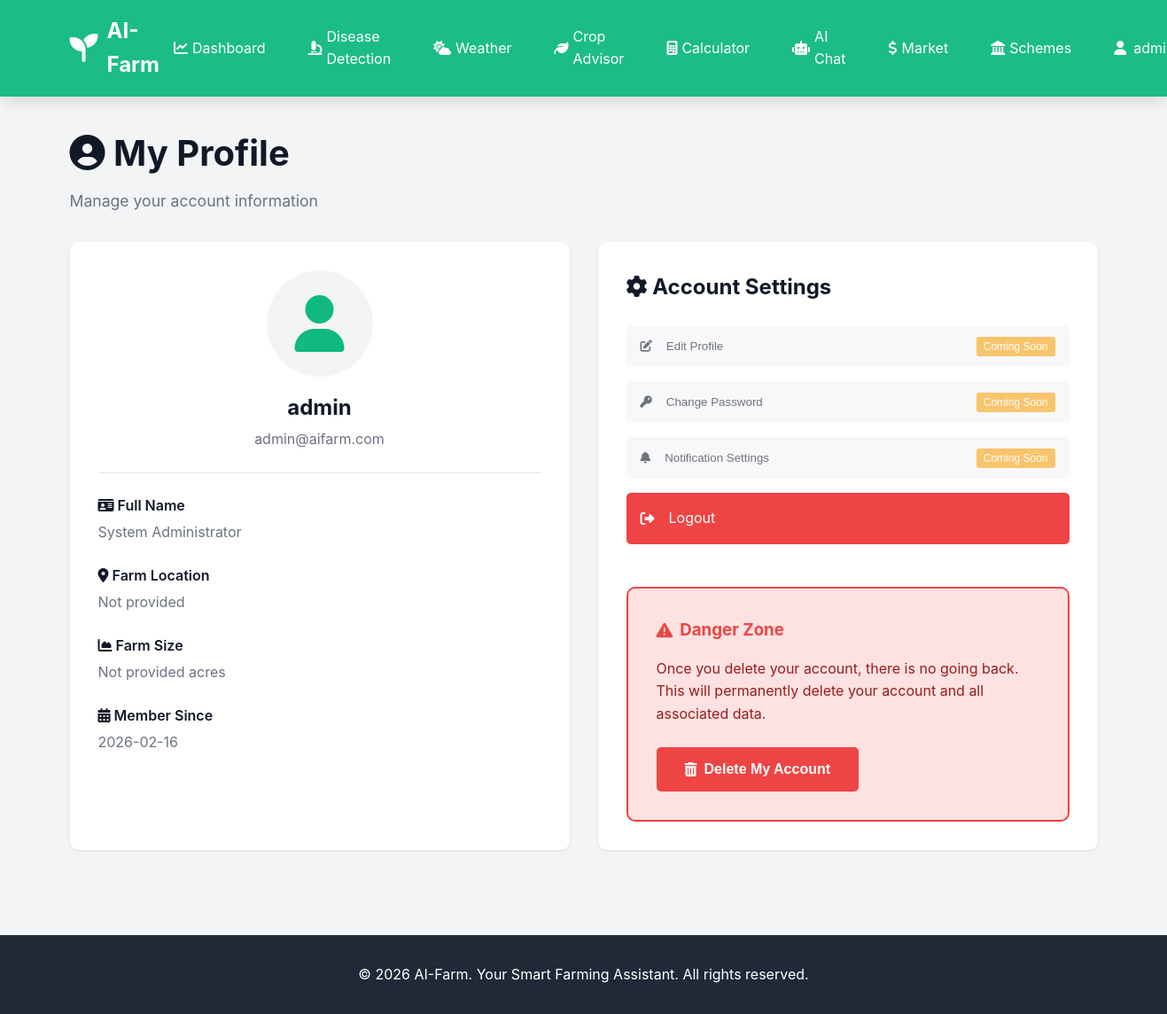
The page /profile (signed in) on the database as committed earlier.
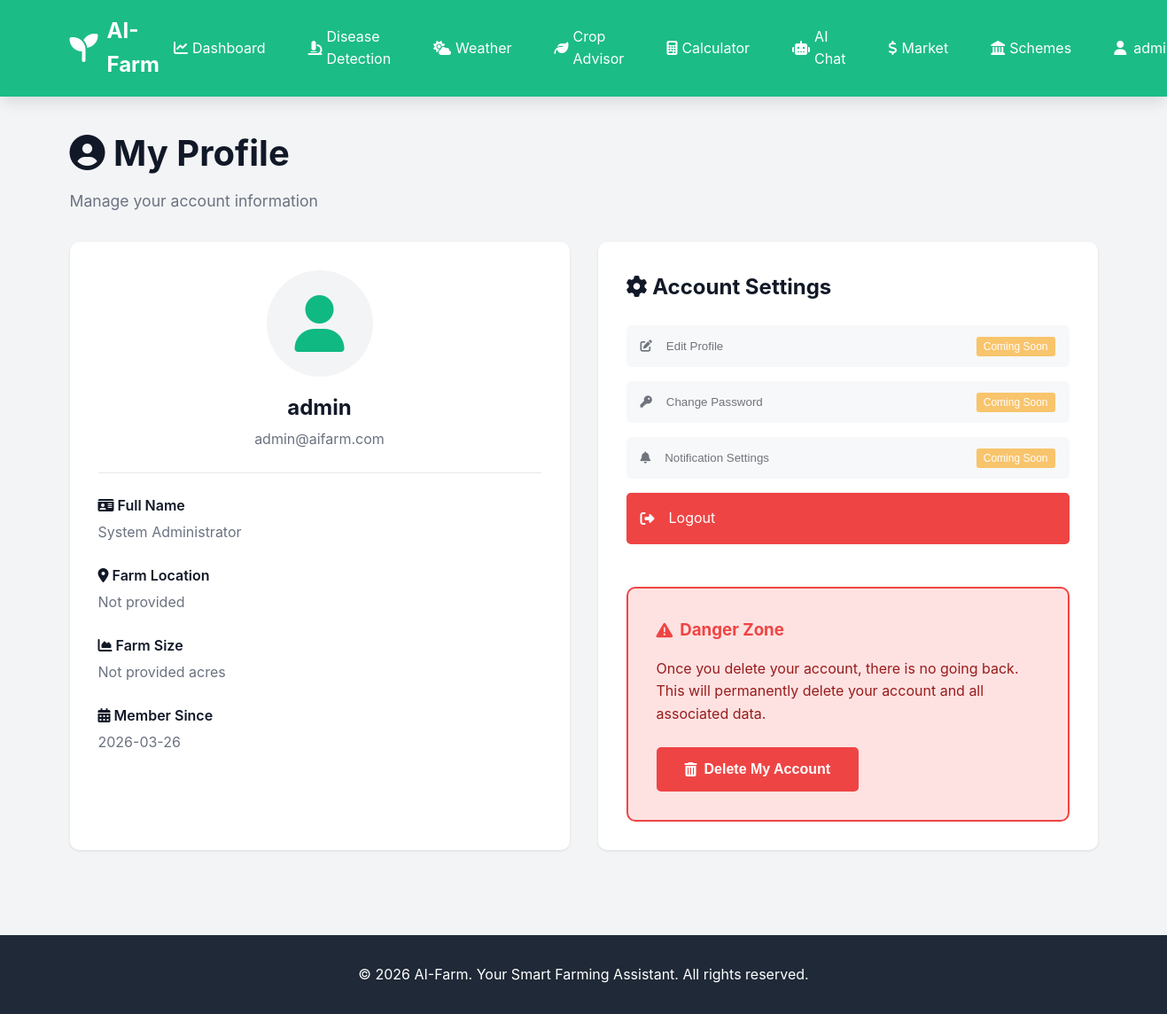
The same page on the database as committed later.
### tables this page shows
CREATE TABLE users
                 (id INTEGER PRIMARY KEY AUTOINCREMENT,
                  username TEXT UNIQUE NOT NULL,
                  email TEXT UNIQUE NOT NULL,
                  password TEXT NOT NULL,
                  full_name TEXT,
                  farm_location TEXT,
                  farm_size REAL,
                  is_admin INTEGER DEFAULT 0,
                  created_at TIMESTAMP DEFAULT CURRENT_TIMESTAMP);

### app.py (the view)
@app.route('/profile')
@login_required
def profile():
    conn = sqlite3.connect('aifarm.db')
    conn.row_factory = sqlite3.Row
    c = conn.cursor()
    c.execute('SELECT * FROM users WHERE id = ?', (session['user_id'],))
    user = c.fetchone()
    conn.close()
    return render_template('profile.html', user=user)

### app.py (called while the page is built)
def login_required(f):
    @wraps(f)
    def decorated_function(*args, **kwargs):
        if 'user_id' not in session:
            flash('Please log in to access this page.', 'warning')
            return redirect(url_for('login'))
        return f(*args, **kwargs)
    return decorated_function

### templates/profile.html (shortened to what this page needs)
{% extends "base.html" %}
{% block content %}
<div class="page-container">
    <div class="container">
        <div class="page-header">
            <h1><i class="fas fa-user-circle"></i> My Profile</h1>
            <p>Manage your account information</p>
        </div>
        <div class="profile-container">
            <div class="profile-card">
                <div class="profile-header">
                    <div class="profile-avatar">
                        <i class="fas fa-user fa-4x"></i>
                    </div>
                    <h2>{{ user.username }}</h2>
                    <p class="profile-email">{{ user.email }}</p>
                </div>
                <div class="profile-info">
                    <div class="info-group">
                        <label><i class="fas fa-id-card"></i> Full Name</label>
                        <p>{{ user.full_name or 'Not provided' }}</p>
                    </div>
                    <div class="info-group">
                        <label><i class="fas fa-map-marker-alt"></i> Farm Location</label>
                        <p>{{ user.farm_location or 'Not provided' }}</p>
                    </div>
                    <div class="info-group">
                        <label><i class="fas fa-chart-area"></i> Farm Size</label>
                        <p>{{ user.farm_size or 'Not provided' }} acres</p>
                    </div>
                    <div class="info-group">
                        <label><i class="fas fa-calendar-alt"></i> Member Since</label>
                        <p>{{ user.created_at[:10] }}</p>
                    </div>
                </div>
            </div>
            <div class="account-actions">
                <h2><i class="fas fa-cog"></i> Account Settings</h2>
                <div class="actions-list">
                    <button class="action-btn" disabled>
                        <i class="fas fa-edit"></i> Edit Profile
                        <span class="coming-soon">Coming Soon</span>
                    </button>
                    <button class="action-btn" disabled>
                        <i class="fas fa-key"></i> Change Password
                        <span class="coming-soon">Coming Soon</span>
                    </button>
                    <button class="action-btn" disabled>
                        <i class="fas fa-bell"></i> Notification Settings
                        <span class="coming-soon">Coming Soon</span>
                    </button>
                    <a href="{{ url_for('logout') }}" class="action-btn logout-btn">
                        <i class="fas fa-sign-out-alt"></i> Logout
                    </a>
                </div>
                <div class="danger-zone">
                    <h3><i class="fas fa-exclamation-triangle"></i> Danger Zone</h3>
                    <p>Once you delete your account, there is no going back. This will permanently delete your account and all associated data.</p>
                    <button onclick="confirmDeleteAccount()" class="btn-delete-account">
                        <i class="fas fa-trash-alt"></i> Delete My Account
                    </button>
                </div>
            </div>
        </div>
    </div>
</div>
{% endblock %}

### templates/base.html (shortened to what this page needs)
<!DOCTYPE html>
<html lang="en">
<head>
    <link rel="stylesheet" href="{{ url_for('static', filename='css/style.css') }}">
    <link rel="stylesheet" href="https://cdnjs.cloudflare.com/ajax/libs/font-awesome/6.4.0/css/all.min.css">
</head>
<body>
    <nav class="navbar">
        <div class="container">
            <div class="nav-brand">
                <i class="fas fa-seedling"></i>
                <span>AI-Farm</span>
            </div>
            {% if session.user_id %}
            <ul class="nav-menu">
                <li><a href="{{ url_for('dashboard') }}"><i class="fas fa-chart-line"></i> Dashboard</a></li>
                <li><a href="{{ url_for('disease_detection') }}"><i class="fas fa-microscope"></i> Disease Detection</a></li>
                <li><a href="{{ url_for('weather') }}"><i class="fas fa-cloud-sun"></i> Weather</a></li>
                <li><a href="{{ url_for('crop_recommendations') }}"><i class="fas fa-leaf"></i> Crop Advisor</a></li>
                <li><a href="{{ url_for('fertilizer_calculator') }}"><i class="fas fa-calculator"></i> Calculator</a></li>
                <li><a href="{{ url_for('chatbot') }}"><i class="fas fa-robot"></i> AI Chat</a></li>
                <li><a href="{{ url_for('market_prices') }}"><i class="fas fa-dollar-sign"></i> Market</a></li>
                <li><a href="{{ url_for('govt_schemes') }}"><i class="fas fa-landmark"></i> Schemes</a></li>
                <li class="dropdown">
                    <a href="#" class="dropbtn" onclick="toggleDropdown(event)">
                        <i class="fas fa-user"></i> {{ session.username }}
                    </a>
                </li>
            </ul>
            {% else %}
            <ul class="nav-menu">
                <li><a href="{{ url_for('index') }}">Home</a></li>
                <li><a href="{{ url_for('login') }}">Login</a></li>
                <li><a href="{{ url_for('register') }}">Register</a></li>
            </ul>
            {% endif %}
        </div>
    </nav>
    <main>
        {% block content %}{% endblock %}
    </main>
    <footer>
        <div class="container">
            <p>&copy; 2026 AI-Farm. Your Smart Farming Assistant. All rights reserved.</p>
        </div>
    </footer>
</body>
</html>
</body>
</html>

Rows that differ between the two databases and show on the page:
changed users "admin": created_at "2026-02-16" → "2026-03-26"
